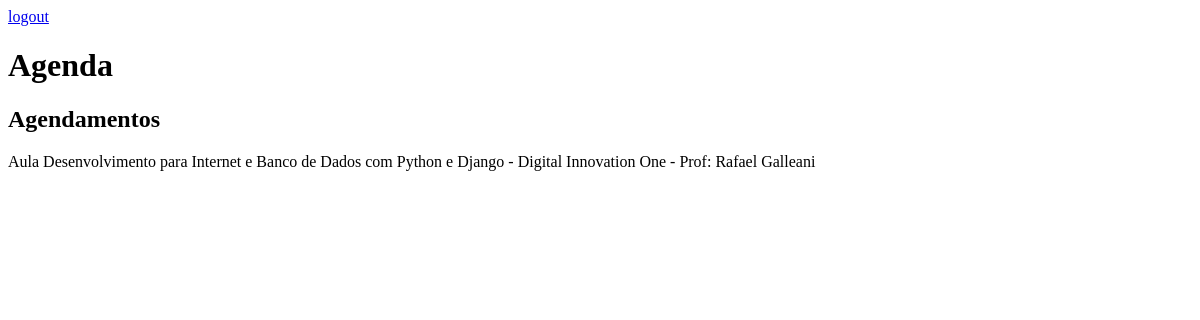
Page /agenda/ (signed in) on the earlier database version.
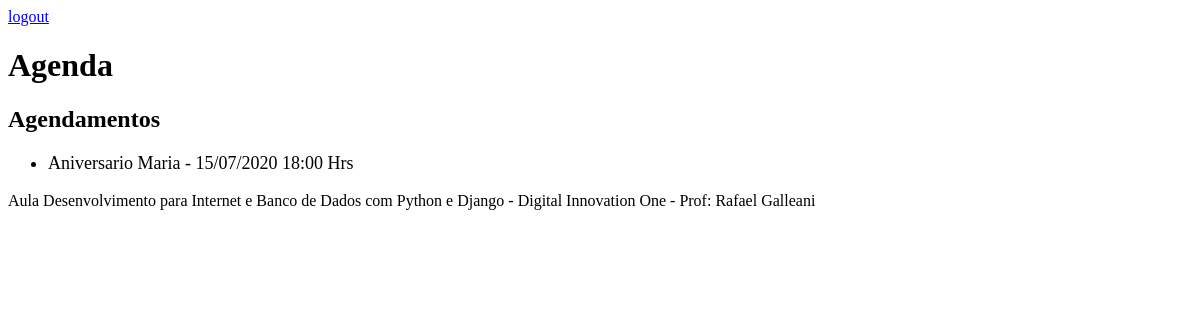
Same page on the later database version.
### core/models.py (models this page shows, shortened)
class Evento(models.Model):
    titulo = models.CharField(max_length=100)
    descricao = models.TextField(blank=True, null=True)
    data_evento = models.DateTimeField(verbose_name='Data do Evento') #esse verbose é o nome q vai aparecer la na coluna
    data_criacao = models.DateTimeField(auto_now=True)
    usuario = models.ForeignKey(User, on_delete=models.CASCADE)
    class Meta:
        db_table = 'eventos'
    def get_data_evento(self):
        return  self.data_evento.strftime('%d/%m/%Y %H:%M Hrs')

### core/views.py (the view)
# urls.py: path('agenda/', views.lista_eventos),
@login_required(login_url='/login/')
def lista_eventos(request):
    usuario = request.user #usuario autenticando
    evento = Evento.objects.filter(usuario=usuario) #usuario autenticado
    dados = {'eventos': evento}
    return render(request, 'agenda.html', dados)

### templates/agenda.html
{% extends "model-page.html" %}
{% block content %}
    <h2>Agendamentos</h2>
    <ul style="font-size: 18px">
        {% for evento in eventos %}
            <li> {{ evento.titulo }} - {{ evento.get_data_evento }}</li>
        {% endfor %}
    </ul>
{% endblock %}

### templates/model-page.html
<!DOCTYPE html>
<html lang="en">
<head>
    {% include "model-header.html" %}
</head>
<body>
    {% block content %} {% endblock %}
    {% include "model-footer.html" %}
</body>
</html>

### templates/model-header.html (shortened to what this page needs)
<a href="/logout">logout</a>
<h1>Agenda</h1>

### templates/model-footer.html
<p>Aula Desenvolvimento para Internet e Banco de Dados com Python e Django - Digital Innovation One - Prof: Rafael Galleani</p>

Differences in the rows shown:
added Evento: titulo "Aniversario Maria", get_data_evento "15/07/2020 18:00 Hrs"
